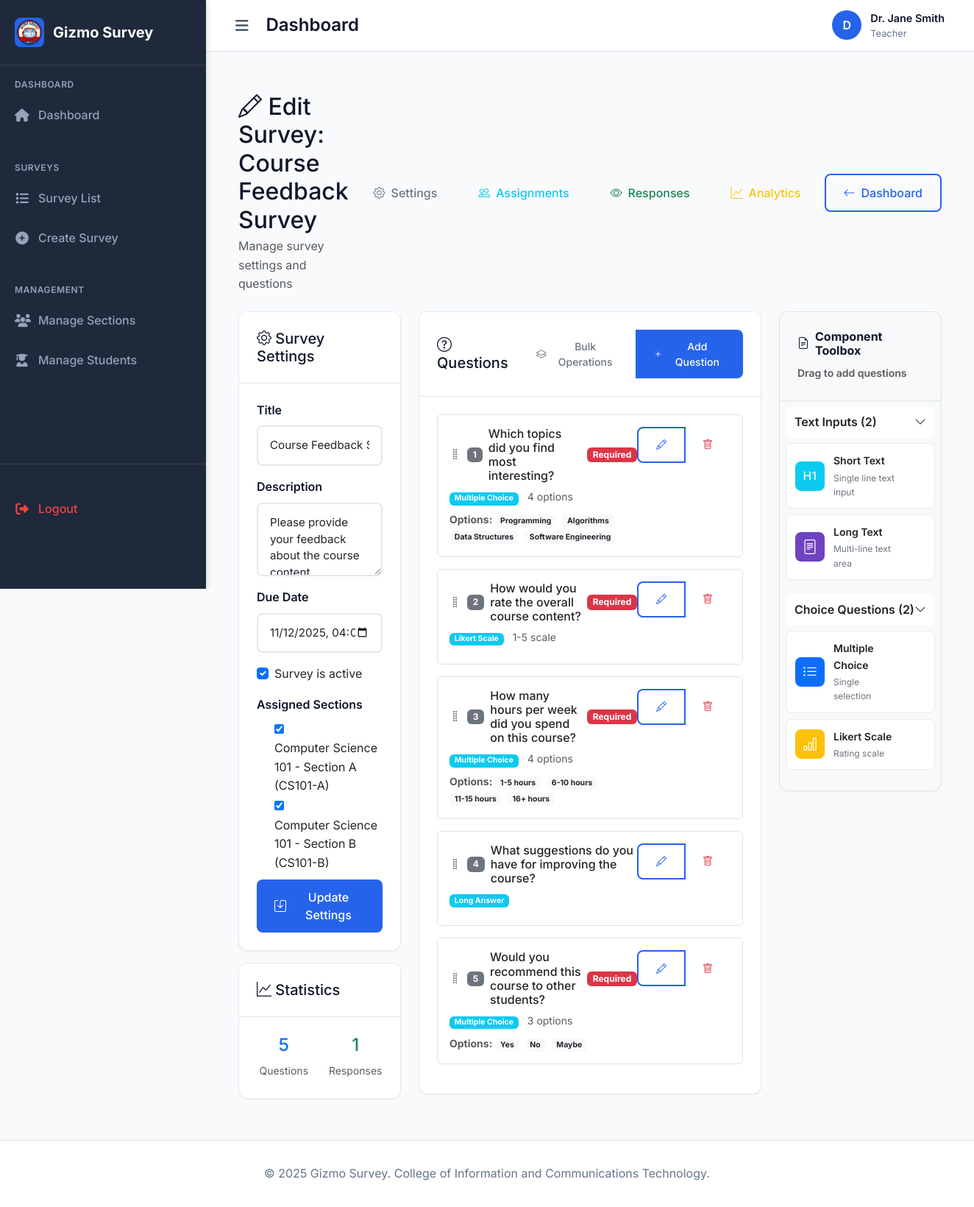
Before: /teacher/survey/1/edit/ (signed in) with the older database file.
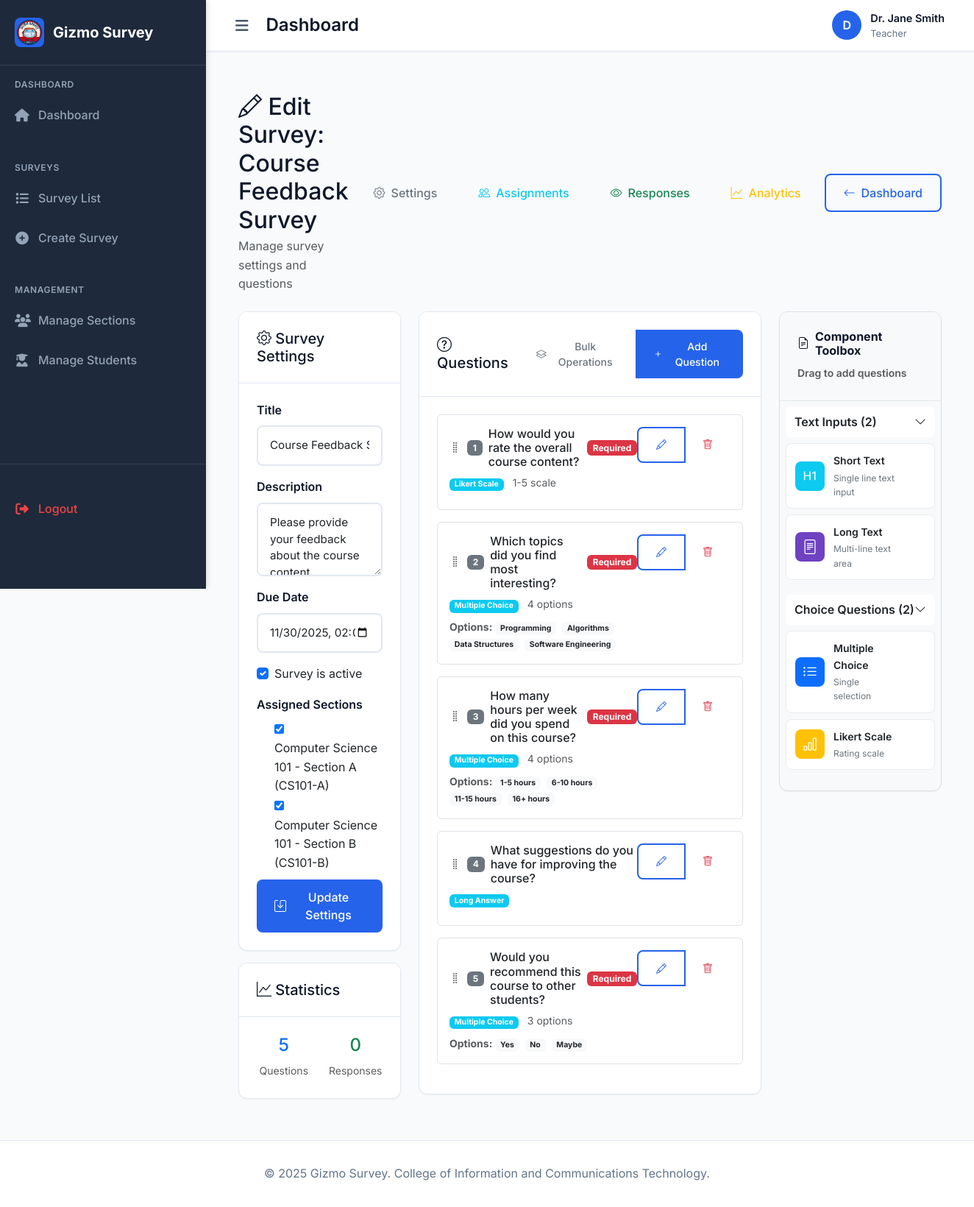
After: the same page with the newer database file.
### myapp/models.py (models this page shows, shortened)
class Survey(models.Model):
    title = models.CharField(max_length=200)
    description = models.TextField(blank=True)
    created_by = models.ForeignKey(User, on_delete=models.CASCADE, related_name='created_surveys')
    sections = models.ManyToManyField(Section, related_name='surveys')
    is_active = models.BooleanField(default=True)
    created_at = models.DateTimeField(auto_now_add=True)
    updated_at = models.DateTimeField(auto_now=True)
    due_date = models.DateTimeField(null=True, blank=True)
    version = models.PositiveIntegerField(default=1, help_text="Incremented when survey is edited")
    class Meta:
        ordering = ['-created_at']

class Question(models.Model):
    QUESTION_TYPES = [
        ('multiple_choice', 'Multiple Choice'),
        ('likert_scale', 'Likert Scale'),
        ('short_answer', 'Short Answer'),
        ('long_answer', 'Long Answer'),
    ]
    survey = models.ForeignKey(Survey, on_delete=models.CASCADE, related_name='questions')
    question_text = models.TextField()
    question_type = models.CharField(max_length=20, choices=QUESTION_TYPES)
    is_required = models.BooleanField(default=True)
    is_active = models.BooleanField(default=True, help_text="Whether this question is active (not soft deleted)")
    order = models.PositiveIntegerField(default=0)
    options = models.JSONField(default=list, blank=True)
    likert_min = models.IntegerField(default=1)
    likert_max = models.IntegerField(default=5)
    likert_labels = models.JSONField(default=list, blank=True)
    class Meta:
        ordering = ['order']

### myapp/views.py (the view)
# urls.py: path('teacher/survey/<int:survey_id>/edit/', views.edit_survey, name='edit_survey'),
@login_required
def edit_survey(request, survey_id):
    profile = UserProfile.objects.get(user=request.user)
    if profile.role != 'teacher':
        messages.error(request, 'Access denied. Teacher access required.')
        return redirect('home')
    survey = get_object_or_404(Survey, id=survey_id, created_by=request.user)
    if request.method == 'POST':
        form = SurveyForm(request.POST, instance=survey)
        if form.is_valid():
            content_fields = ['title', 'description']
            content_changed = any(
                form.cleaned_data.get(field) != getattr(survey, field)
                for field in content_fields
            )
            if content_changed and survey.responses.exists():
                survey.version += 1
                messages.success(request, f'Survey updated successfully! Version incremented to {survey.version}. Students will need to retake the survey.')
            else:
                messages.success(request, 'Survey updated successfully!')
            form.save()
            survey.refresh_from_db()
            return redirect('edit_survey', survey_id=survey.id)
    else:
        form = SurveyForm(instance=survey)
    questions = survey.questions.filter(is_active=True).order_by('order')
    inactive_questions = survey.questions.filter(is_active=False).order_by('order')
    context = {
        'survey': survey,
        'form': form,
        'questions': questions,
        'inactive_questions': inactive_questions,
        'profile': profile,
    }
    return render(request, 'myapp/edit_survey.html', context)

### myapp/forms.py
class SurveyForm(forms.ModelForm):
    class Meta:
        model = Survey
        fields = ['title', 'description', 'sections', 'due_date', 'is_active']
        widgets = {
            'title': forms.TextInput(attrs={'class': 'form-control'}),
            'description': forms.Textarea(attrs={'class': 'form-control', 'rows': 3}),
            'sections': forms.CheckboxSelectMultiple(),
            'due_date': forms.DateTimeInput(attrs={'class': 'form-control', 'type': 'datetime-local'}),
            'is_active': forms.CheckboxInput(attrs={'class': 'form-check-input'}),
        }
    def __init__(self, *args, **kwargs):
        super().__init__(*args, **kwargs)
        self.fields['due_date'].required = True
        self.fields['sections'].queryset = Section.objects.filter(is_active=True)
        self.fields['is_active'].required = False

### myapp/models.py (called while the page is built)
    def __str__(self):
        return f"{self.name} ({self.code})"

### myapp/templates/myapp/edit_survey.html (shortened to what the changed rows need)
{% extends 'myapp/base.html' %}
{% block content %}
<div class="container-fluid py-4">
    <div class="row">
        <div class="col-12">
            <div class="d-flex justify-content-between align-items-center mb-4">
                <div>
                    <h2 class="mb-1">
                        <i class="bi bi-pencil"></i> Edit Survey: {{ survey.title }}
                    </h2>
                    <p class="text-muted mb-0">
                        Manage survey settings and questions
                    </p>
                </div>
            </div>
        </div>
    </div>
    <div class="row">
        <div class="col-lg-3">
            <div class="card">
                <div class="card-body">
                    <form method="post">
                        <div class="mb-3">
                            <label for="{{ form.title.id_for_label }}" class="form-label">Title</label>
                            {{ form.title }}
                        </div>
                        <div class="mb-3">
                            <label for="{{ form.description.id_for_label }}" class="form-label">Description</label>
                            {{ form.description }}
                        </div>
                        <div class="mb-3">
                            <label for="{{ form.due_date.id_for_label }}" class="form-label">Due Date</label>
                            {{ form.due_date }}
                        </div>
                        <div class="mb-3">
                            <div class="form-check">
                                {{ form.is_active }}
                                <label class="form-check-label" for="{{ form.is_active.id_for_label }}">
                                    Survey is active
                                </label>
                            </div>
                        </div>
                        <div class="mb-3">
                            <div class="max-height-200 overflow-auto">
                                {% for section in form.sections %}
                                    <div class="form-check">
                                        {{ section.tag }}
                                        <label class="form-check-label" for="{{ section.id_for_label }}">
                                            {{ section.choice_label }}
                                        </label>
                                    </div>
                                {% endfor %}
                            </div>
                        </div>
                    </form>
                </div>
            </div>
            <div class="card mt-3">
                <div class="card-body">
                    <div class="row text-center">
                        <div class="col-6">
                            <h4 class="text-success">{{ survey.responses.count }}</h4>
                            <small class="text-muted">Responses</small>
                        </div>
                    </div>
                </div>
            </div>
        </div>
        <div class="col-lg-6">
            <div class="card">
                <div class="card-body" id="questionsDropZone">
                    {% if questions %}
                        <div class="questions-list" id="questionsList">
                            {% for question in questions %}
                                <div class="question-item mb-3 p-3 border rounded draggable-question"
                                     data-question-id="{{ question.id }}"
                                     data-order="{{ question.order }}"
                                     draggable="true">
                                    <div class="d-flex justify-content-between align-items-start">
                                        <div class="flex-grow-1">
                                            <div class="d-flex align-items-center mb-2">
                                                <div class="drag-handle me-2" style="cursor: move;">
                                                    <i class="bi bi-grip-vertical text-muted"></i>
                                                </div>
                                                <span class="badge bg-secondary me-2 order-badge">{{ question.order }}</span>
                                                <h6 class="mb-0">{{ question.question_text }}</h6>
                                                {% if question.is_required %}
                                                    <span class="badge bg-danger ms-2">Required</span>
                                                {% endif %}
                                            </div>
                                            <div class="small text-muted mb-2">
                                                <span class="badge bg-info">{{ question.get_question_type_display }}</span>
                                                {% if question.question_type == 'multiple_choice' and question.options %}
                                                    <span class="ms-2">{{ question.options|length }} options</span>
                                                {% elif question.question_type == 'likert_scale' %}
                                                    <span class="ms-2">{{ question.likert_min }}-{{ question.likert_max }} scale</span>
                                                {% endif %}
                                            </div>
                                            {% if question.question_type == 'multiple_choice' and question.options %}
                                                <div class="small text-muted">
                                                    <strong>Options:</strong>
                                                    {% for option in question.options %}
                                                        <span class="badge bg-light text-dark me-1">{{ option }}</span>
                                                    {% endfor %}
                                                </div>
                                            {% endif %}
                                        </div>
                                        <div class="btn-group" role="group">
                                            <a href="{% url 'edit_question' question.id %}" class="btn btn-outline-primary btn-sm">
                                                <i class="bi bi-pencil"></i>
                                            </a>
                                            <a href="{% url 'delete_question' question.id %}"
                                               class="btn btn-outline-danger btn-sm"
                                               onclick="return confirm('Are you sure you want to deactivate this question? It will be hidden but can be restored later.')">
                                                <i class="bi bi-trash"></i>
                                            </a>
                                        </div>
                                    </div>
                                </div>
                            {% endfor %}
                        </div>
                    {% endif %}
                </div>
            </div>
        </div>
    </div>
</div>
{% endblock %}

Changed rows visible on the page:
changed Survey "Course Feedback Survey": due_date "11/12/2025 16:09:19" → "11/30/2025 02:00:59"; responses.count "1" → "0"
changed Question "How would you rate the overall course content?": order "2" → "1"; moves up the list
changed Question "Which topics did you find most interesting?": order "1" → "2"
